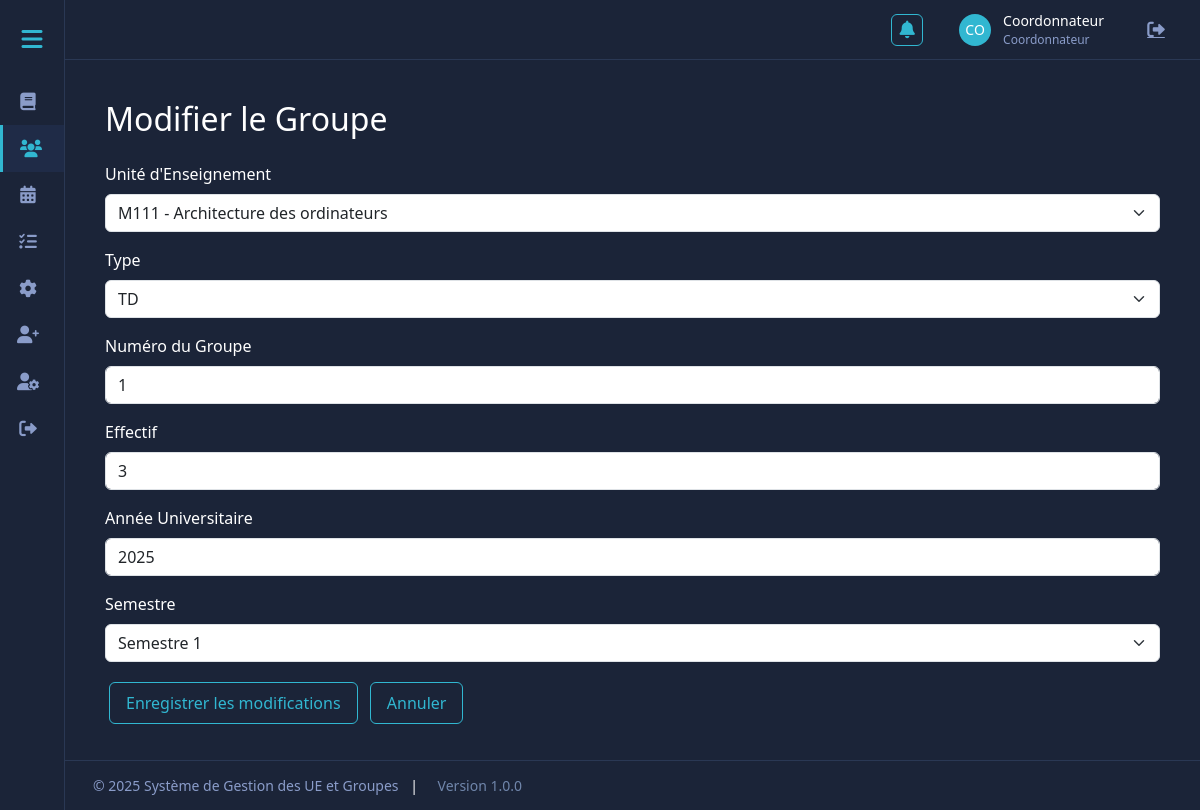
The page /web-project2/groupes/edit.php?id=127 on the database its author committed.
### tables this page shows
CREATE TABLE `groupes` (
  `id` int(11) NOT NULL,
  `type` enum('TD','TP') NOT NULL,
  `numero` int(11) NOT NULL,
  `id_unite_enseignement` int(11) NOT NULL,
  `id_filiere` int(11) NOT NULL,
  `effectif` int(11) DEFAULT 0,
  `annee_universitaire` varchar(10) NOT NULL,
  `semestre` int(11) NOT NULL
);

CREATE TABLE `unites_enseignement` (
  `id` int(11) NOT NULL,
  `code` varchar(20) NOT NULL,
  `intitule` varchar(100) NOT NULL,
  `description` text DEFAULT NULL,
  `specialite` varchar(50) NOT NULL,
  `id_filiere` int(11) DEFAULT NULL,
  `id_departement` int(11) NOT NULL,
  `semestre` int(11) NOT NULL,
  `volume_horaire_cm` float DEFAULT 0,
  `volume_horaire_td` float DEFAULT 0,
  `volume_horaire_tp` float DEFAULT 0,
  `credits` int(11) NOT NULL,
  `annee_universitaire` varchar(10) NOT NULL,
  `id_responsable` int(11) DEFAULT NULL,
  `statut` enum('disponible','affecte','vacant') DEFAULT 'disponible',
  `date_creation` datetime DEFAULT current_timestamp(),
  `date_modification` datetime DEFAULT current_timestamp() ON UPDATE current_timestamp()
);

### web-project2/groupes/edit.php (the view, shortened to what this page needs)
<?php
require_once "../gestion-module-ue/includes/header.php";
require_once "../gestion-module-ue/includes/db.php";
$query_ue = "SELECT id, code, intitule FROM unites_enseignement ORDER BY code";
$result_ue = mysqli_query($conn, $query_ue);
if (isset($_GET['id'])) {
    $id = mysqli_real_escape_string($conn, $_GET['id']);
    $query = "SELECT * FROM groupes WHERE id = '$id'";
    $result = mysqli_query($conn, $query);
    if (mysqli_num_rows($result) > 0) {
        $groupe = mysqli_fetch_assoc($result);
    } else {
        $_SESSION['error'] = "Groupe non trouvé.";
        header("Location: index.php");
        exit();
    }
} else {
    $_SESSION['error'] = "ID non spécifié.";
    header("Location: index.php");
    exit();
}
?>
<div class="container mt-4">
    <h2>Modifier le Groupe</h2>
    <form action="process_edit.php" method="POST" class="mt-4">
        <div class="mb-3">
            <label for="id_unite_enseignement" class="form-label">Unité d'Enseignement</label>
            <select class="form-select" id="id_unite_enseignement" name="id_unite_enseignement" required>
                <?php while ($ue = mysqli_fetch_assoc($result_ue)): ?>
                    <option value="<?= $ue['id'] ?>" <?= ($ue['id'] == $groupe['id_unite_enseignement']) ? 'selected' : '' ?>>
                        <?= htmlspecialchars($ue['code'] . ' - ' . $ue['intitule']) ?>
                    </option>
                <?php endwhile; ?>
            </select>
        </div>
        <div class="mb-3">
            <label for="type" class="form-label">Type</label>
            <select class="form-select" id="type" name="type" required>
                <option value="TD" <?= ($groupe['type'] == 'TD') ? 'selected' : '' ?>>TD</option>
            </select>
        </div>
        <div class="mb-3">
            <label for="numero" class="form-label">Numéro du Groupe</label>
            <input type="number" class="form-control" id="numero" name="numero" value="<?= htmlspecialchars($groupe['numero']) ?>" required>
        </div>
        <div class="mb-3">
            <label for="effectif" class="form-label">Effectif</label>
            <input type="number" class="form-control" id="effectif" name="effectif" value="<?= htmlspecialchars($groupe['effectif']) ?>" required>
        </div>
        <div class="mb-3">
            <label for="annee_universitaire" class="form-label">Année Universitaire</label>
            <input type="text" class="form-control" id="annee_universitaire" name="annee_universitaire" value="<?= htmlspecialchars($groupe['annee_universitaire']) ?>" required placeholder="ex: 2023-2024">
        </div>
        <div class="mb-3">
            <label for="semestre" class="form-label">Semestre</label>
            <select class="form-select" id="semestre" name="semestre" required>
                <?php for ($i = 1; $i <= 6; $i++): ?>
                    <option value="<?= $i ?>" <?= ($groupe['semestre'] == $i) ? 'selected' : '' ?>>
                        Semestre <?= $i ?>
                    </option>
                <?php endfor; ?>
            </select>
        </div>
        <div class="mb-3">
            <button type="submit" class="btn btn-primary">Enregistrer les modifications</button>
            <a href="index.php" class="btn btn-secondary">Annuler</a>
        </div>
    </form>
</div>
<?php require_once "../gestion-module-ue/includes/footer.php"; ?>

### web-project2/gestion-module-ue/includes/header.php (style rules this page uses)
:root { --primary-bg: #1B2438; --secondary-bg: #1F2B47; --accent-color: #31B7D1; --text-color: #FFFFFF; --text-muted: #7086AB; --border-color: #2A3854; --header-bg: var(--secondary-bg); --top-nav-height: 60px; --footer-height: 50px; --sidebar-width-collapsed: 65px; --sidebar-width-expanded: 280px; --spacing-xs: 0.25rem; --spacing-sm: 0.5rem; --spacing-md: 1rem; --spacing-lg: 1.5rem; --spacing-xl: 2rem; --content-padding: var(--spacing-md); --section-margin: var(--spacing-md); --card-padding: var(--spacing-md); --form-spacing: var(--spacing-md); }
* { margin: 0; padding: 0; box-sizing: border-box; }
body { background-color: var(--primary-bg); color: var(--text-color); font-family: system-ui, -apple-system, "Segoe UI", Roboto, sans-serif; min-height: 100vh; display: flex; flex-direction: column; }
.mt-4 { margin-top: var(--spacing-lg) !important; }
.btn { padding: var(--spacing-sm) var(--spacing-md); margin: var(--spacing-xs); }
input, select { background: #202a3c; color: var(--text-color); border: 1px solid var(--border-color); }
input::placeholder { color: var(--text-muted); }
.btn, .action-button { background: transparent; color: var(--accent-color); border: 1px solid var(--accent-color); }

### rows shown on the page
groupes: id_unite_enseignement "M111 - Architecture des ordinateurs", type "TD", numero "1", effectif "3", annee_universitaire "2025", semestre "Semestre 1"

### other values the page prints
substr($user_fullname, 0, 2) "CO"
$user_fullname "Coordonnateur"
